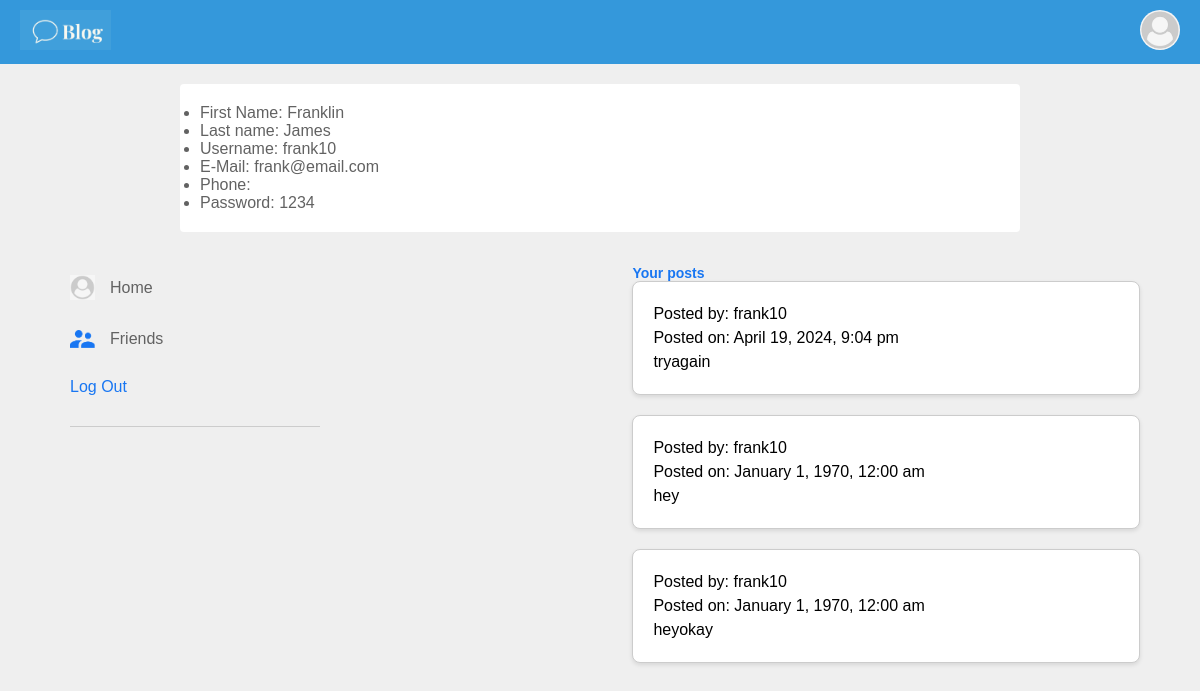
Page /account.php (signed in) on the earlier database version.
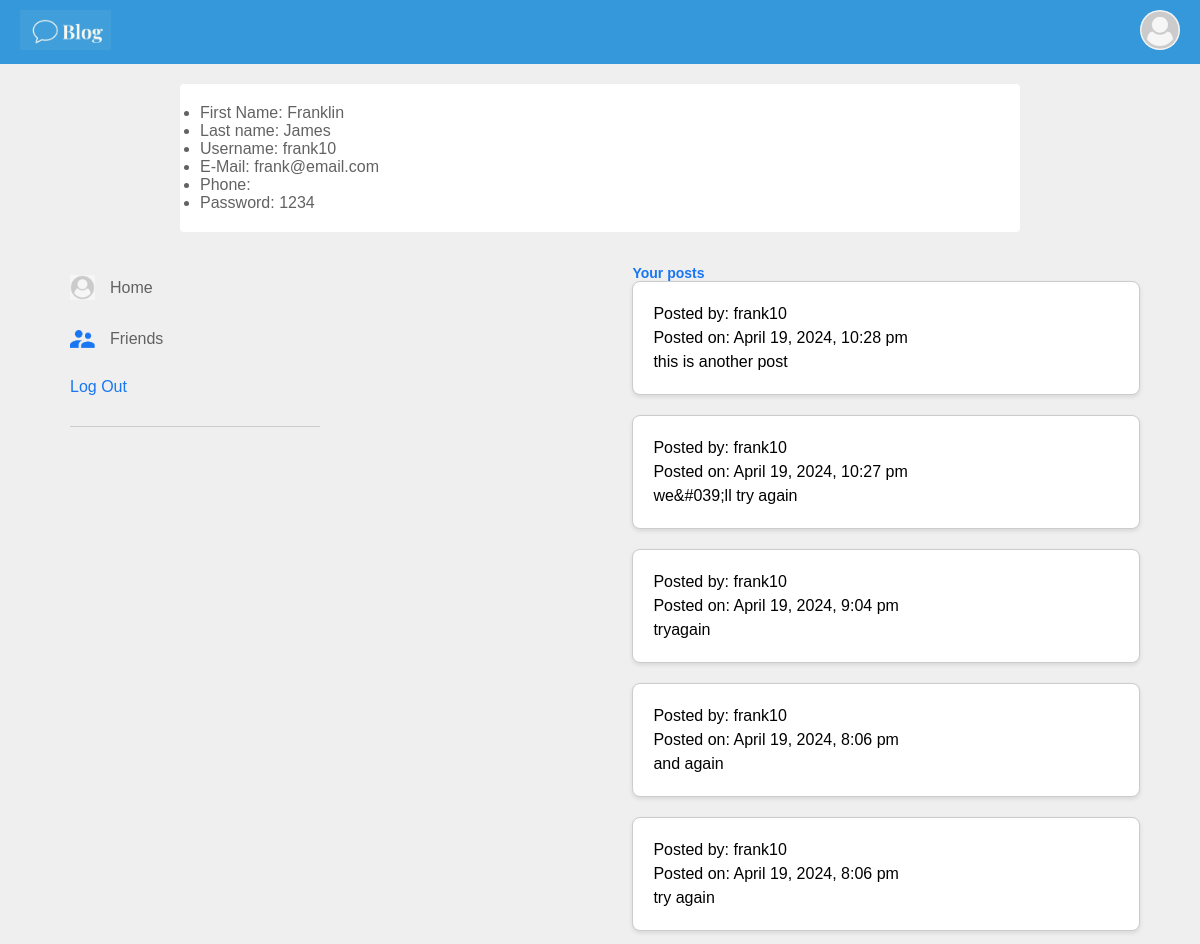
Same page on the later database version.
### tables this page shows
CREATE TABLE "Post" (
	"member_ID"	INTEGER,
	"post_ID"	INTEGER,
	"admin_ID"	INTEGER,
	"image_text"	TEXT,
	"post_text"	TEXT,
	"post_date"	TEXT,
	PRIMARY KEY("post_ID"),
	FOREIGN KEY("admin_ID") REFERENCES "Admin"("admin_ID"),
	FOREIGN KEY("member_ID") REFERENCES "User"("ID")
);

CREATE TABLE "User" (
	"ID"	INTEGER NOT NULL,
	"member_username"	TEXT NOT NULL,
	"member_firstname"	TEXT NOT NULL,
	"member_lastname"	TEXT NOT NULL,
	"member_password"	TEXT NOT NULL,
	"member_email"	TEXT,
	"member_phone"	TEXT,
	PRIMARY KEY("ID" AUTOINCREMENT)
);

### phpfunctions/getusersposts.php (called while the page is built, shortened)
<?php
function getUserPosts($userID, $dbPath)
{
    $userPosts = [];
    $db = new SQLite3($dbPath);
    $query = "
        SELECT p.post_text, p.post_date, u.member_username
        FROM Post p
        JOIN User u ON p.member_ID = u.ID
        WHERE p.member_ID = :userID
        ORDER BY p.post_date DESC
    ";
    $stmt = $db->prepare($query);
    $stmt->bindValue(':userID', $userID, SQLITE3_INTEGER);
    $result = $stmt->execute();
    if ($result) {
        while ($row = $result->fetchArray(SQLITE3_ASSOC)) {
            $userPosts[] = [
                'post_text' => $row['post_text'],
                'post_date' => $row['post_date'],
                'username' => $row['member_username']
            ];
        }
    }
    return $userPosts;
}
?>

### account.php (the view, shortened to what this page needs)
<?php
include "phpfunctions/getusersposts.php";
$userID = $_SESSION['user_id'];
$dbPath = "StudentModule.db";
$userPosts = getUserPosts($userID, $dbPath);
?>
<!DOCTYPE html>
<html>
<head>
    <link rel="stylesheet" href="css/style.css">
</head>
<body>
   <?php include 'navbar.php'; ?>
    <div class="profile-container">
        <div class="profile-details">
            <div class="pd-left">
                <div class="pd-row">
                    <div>
                        <ul>
                <li>First Name: <?php echo $_SESSION['first_name']; ?></li>
                 <li>Last name: <?php echo $_SESSION['last_name']; ?></li>
                 <li>Username: <?php echo $_SESSION['username']; ?></li>
                 <li>E-Mail: <?php echo $_SESSION['email']; ?></li>
                  <li>Phone: <?php echo $_SESSION['phone']; ?></li>
                   <li>Password: <?php echo $_SESSION['password']; ?></li>
</ul>
                    </div>
                </div>
            </div>
        </div>
    </div>
<div class="container">
        <div class="left-sidebar">
            <div class="imp-links">
                 <a href="try2.php"><img src="images/User-image.png"> Home</a>
                 <a href="friends.php"><img src="images/friends.png"> Friends</a>
                 <a href="phpfunctions/logout.php"> Log Out</a>
            </div>
        </div>
        <div class="main-content">
            <h2>Your posts</h2>
<?php
if (!empty($userPosts)) {
    echo '<div class="post-container">';
    foreach ($userPosts as $post) {
        echo "<div class='post'>";
        echo "<p>Posted by: " . $post['username'] . "</p>";
        echo "<p>Posted on: " . date("F j, Y, g:i a", strtotime($post['post_date'])) . "</p>";
        echo "<p>" . nl2br(htmlspecialchars($post['post_text'])) . "</p>";
        echo "</div>";
    }
} else {
    echo "<p>No posts found.</p>";
}
?>
</div>
</body>
</html>

### navbar.php (shortened to what this page needs)
<!DOCTYPE html>
<html lang="en">
<head>
     <link rel="stylesheet" href="css/navbarcss.css">
</head>
<body>
<nav class="navbar">
    <div class="logo">
        <img src="images/bluelogo.png" alt="Logo">
    </div>
    <div class="user">
        <img src="images/User-image.png" alt="User Image">
    </div>
</nav>
</body>
</html>

### css/style.css (style rules this page uses)
* { margin: 0; padding: 0; box-sizing: border-box; font-family: 'poppins', sans-serif; }
:root { --body-color: #efefef; --nav-color: #1876f2; --bg-color: #fff; --primary-color: #edf2fc; --secondary-color: #212121; }
body { background: var(--body-color); transition: background 0.3s; }
.container { padding: 13px 5%; display: flex; justify-content: space-between; }
.left-sidebar { flex-basis: 25%; position: sticky; top: 70px; align-self: flex-start; padding: 10px; }
.main-content { flex-basis: 47%; }
.imp-links a, .shortcut-links a { text-decoration: none; display: flex; align-items: center; margin-bottom: 30px; color: #626262; width: fit-content; }
.imp-links a img { width: 25px; margin-right: 15px; }
.imp-links a:last-child { color: #1876f2; }
.imp-links { border-bottom: 1px solid #ccc; }
.profile-container { padding: 20px 15%; color: #626262; }
.profile-details { background: var(--bg-color); padding: 20px; border-radius: 4px; display: flex; align-items: flex-start; justify-content: space-between; }
.pd-row { display: flex; align-items: flex-start; }
h2 { color: #1876f2; font-size: 14px; }
.post-container { display: flex; flex-direction: column; gap: 20px; }
.post { background-color: #fff; border: 1px solid #ccc; padding: 20px; border-radius: 8px; box-shadow: 0 2px 4px rgba(0, 0, 0, 0.1); }
.post p { margin: 0; line-height: 1.5; }

### css/navbarcss.css (style rules this page uses)
body { font-family: Arial, sans-serif; margin: 0; padding: 0; }
.navbar { display: flex; justify-content: space-between; align-items: center; background-color: #3498db; padding: 10px 20px; color: #fff; }
.logo img { height: 40px; width: auto; }
.user img { height: 40px; width: auto; border-radius: 50%; }

Differences in the rows shown:
removed post: member_ID.member_username "frank10", post_date "January 1, 1970, 12:00 am", post_text "hey"
removed post: member_ID.member_username "frank10", post_date "January 1, 1970, 12:00 am", post_text "heyokay"
added post: member_ID.member_username "frank10", post_date "April 19, 2024, 10:28 pm", post_text "this is another post"
added post: member_ID.member_username "frank10", post_date "April 19, 2024, 10:27 pm", post_text "we&#039;ll try again"
added post: member_ID.member_username "frank10", post_date "April 19, 2024, 8:06 pm", post_text "and again"
added post: member_ID.member_username "frank10", post_date "April 19, 2024, 8:06 pm", post_text "try again"
